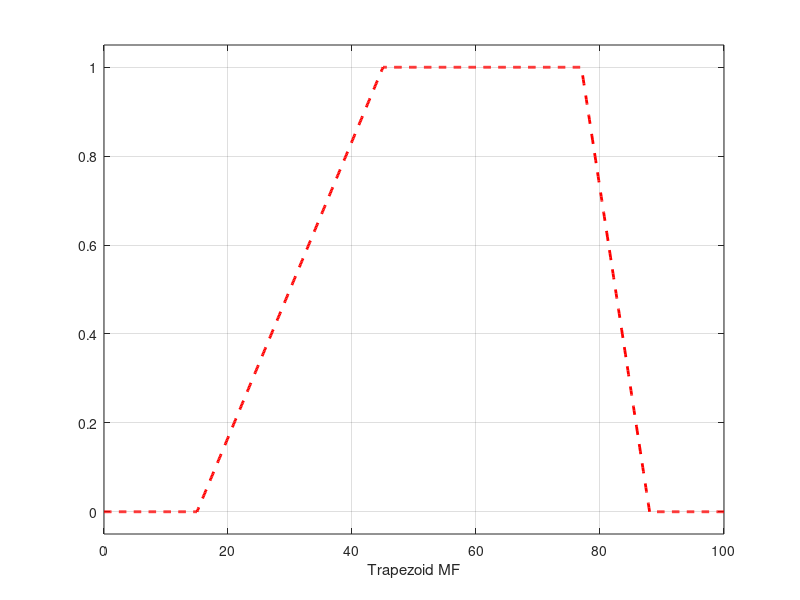

Write MATLAB code to recreate this figure.
clc;clear;
x = 0:0.1:100;
y = trapmf(x,[15 45 77 88]);
plot(x,y,'--r','linewidth',2);
xlabel('Trapezoid MF')
ylim([-0.05 1.05])
grid on